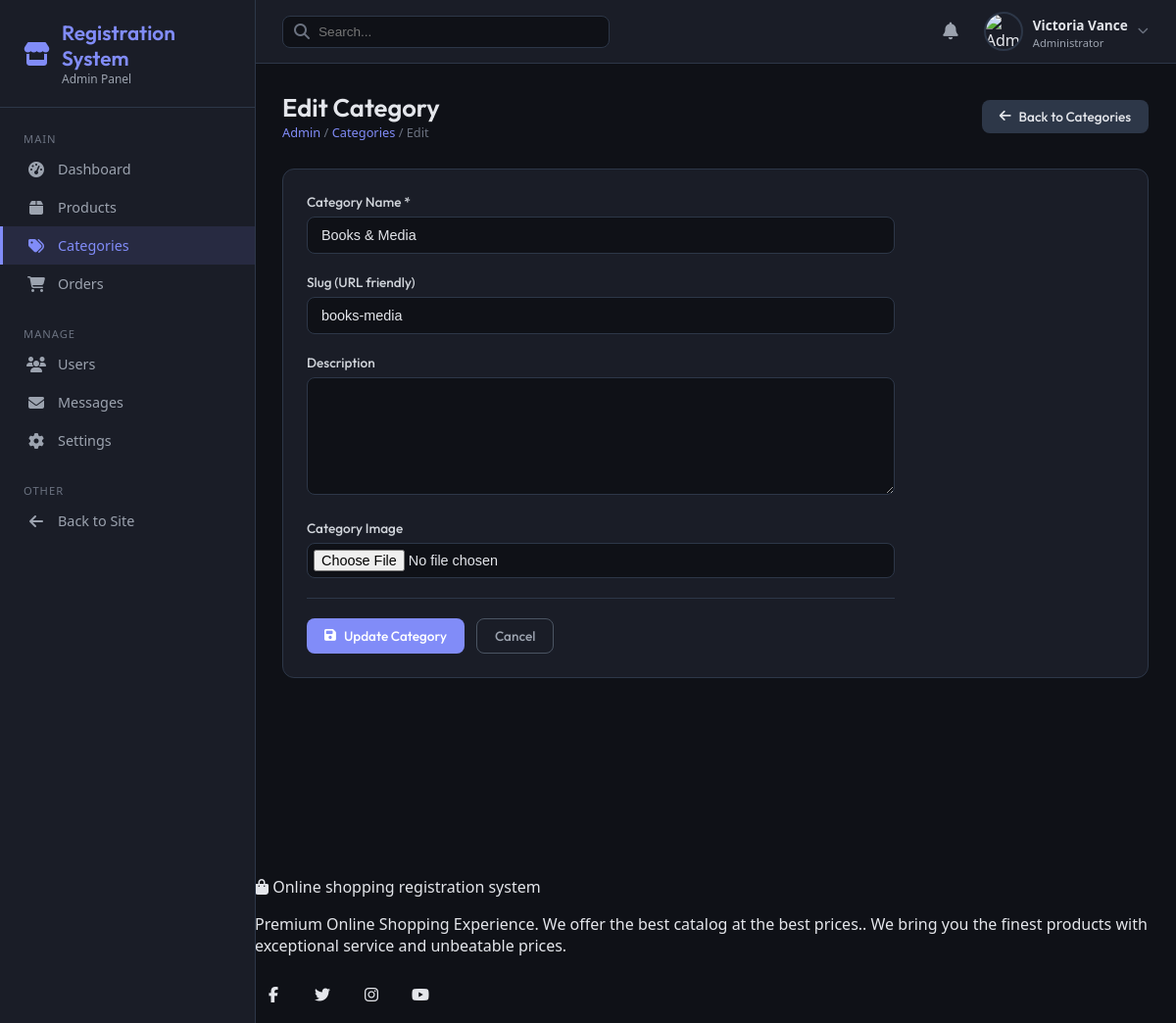
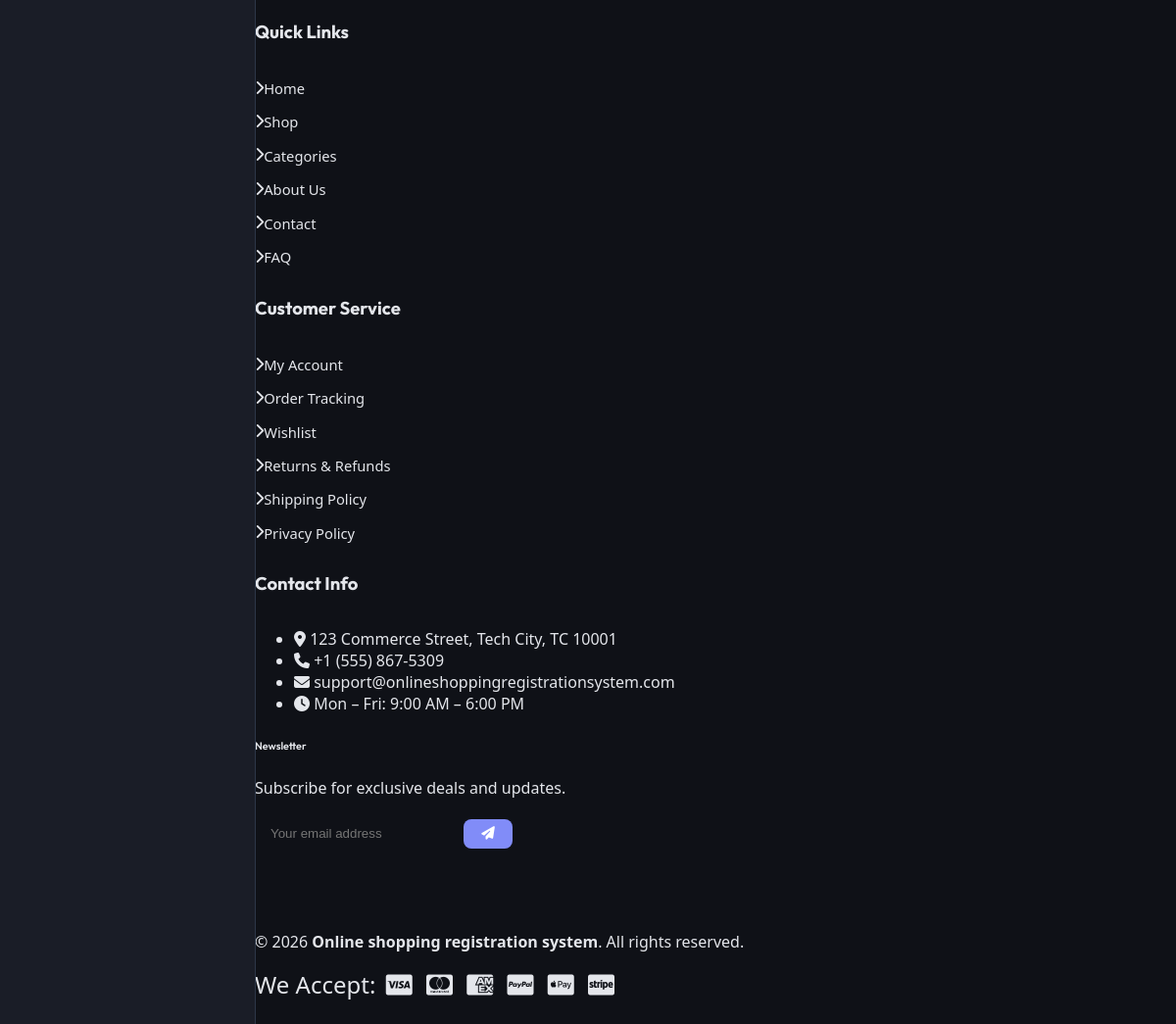
/admin/categories.php?action=edit&id=5 (signed in), run on the app's committed database (2 pictures, top to bottom).
### tables this page shows
CREATE TABLE IF NOT EXISTS `categories` (
  `id` INT AUTO_INCREMENT PRIMARY KEY,
  `name` VARCHAR(100) NOT NULL,
  `slug` VARCHAR(100) UNIQUE NOT NULL,
  `icon` VARCHAR(50) DEFAULT 'fas fa-tag'
);

CREATE TABLE IF NOT EXISTS `settings` (
  `id` INT AUTO_INCREMENT PRIMARY KEY,
  `setting_key` VARCHAR(50) UNIQUE NOT NULL,
  `setting_value` TEXT NULL
);

### includes/functions.php (called while the page is built, shortened)
<?php
function get_setting($conn, $key) {
    $stmt = mysqli_prepare($conn, "SELECT setting_value FROM settings WHERE setting_key = ?");
    mysqli_stmt_bind_param($stmt, "s", $key);
    mysqli_stmt_execute($stmt);
    $result = mysqli_stmt_get_result($stmt);
    $row = mysqli_fetch_assoc($result);
    return $row ? $row['setting_value'] : null;
}

### admin/categories.php (the view, shortened to what this page needs)
<?php
require_once __DIR__ . '/admin_header.php';
$action = $_GET['action'] ?? 'list';
$category_id = isset($_GET['id']) ? (int)$_GET['id'] : 0;
?>
<div class="page-header">
    <div>
        <h1><?php echo $action === 'add' ? 'Add Category' : ($action === 'edit' ? 'Edit Category' : 'Categories'); ?></h1>
        <div class="breadcrumb">
            <a href="index.php">Admin</a> /
            <?php if (in_array($action, ['add', 'edit'])): ?>
                <a href="categories.php">Categories</a> / <?php echo ucfirst($action); ?>
            <?php else: ?>
                Categories
            <?php endif; ?>
        </div>
    </div>
    <?php if ($action === 'list'): ?>
    <div class="header-actions">
        <a href="?action=add" class="btn btn-primary">
            <i class="fas fa-plus"></i> Add Category
        </a>
    </div>
    <?php else: ?>
    <div class="header-actions">
        <a href="categories.php" class="btn" style="background: #2d3748; color: #e4e6eb;">
            <i class="fas fa-arrow-left"></i> Back to Categories
        </a>
    </div>
    <?php endif; ?>
</div>
<?php if (in_array($action, ['add', 'edit'])): ?>
    <?php
    $category = ['name' => '', 'slug' => '', 'description' => '', 'image' => ''];
    if ($action === 'edit' && $category_id > 0) {
        try {
            $stmt = $pdo->prepare("SELECT * FROM categories WHERE id = ?");
            $stmt->execute([$category_id]);
            $fetched = $stmt->fetch(PDO::FETCH_ASSOC);
            if ($fetched) $category = $fetched;
        } catch (PDOException $e) {}
    }
    ?>
    <div class="admin-card">
        <form method="POST" action="?action=<?php echo $action; ?><?php echo $category_id ? "&id={$category_id}" : ""; ?>" enctype="multipart/form-data" class="admin-form" style="max-width: 600px;">
            <div class="form-group">
                <label for="name">Category Name *</label>
                <input type="text" id="name" name="name" value="<?php echo htmlspecialchars($category['name']); ?>" required>
            </div>
            <div class="form-group">
                <label for="slug">Slug (URL friendly)</label>
                <input type="text" id="slug" name="slug" value="<?php echo htmlspecialchars($category['slug']); ?>" placeholder="Leave blank to auto-generate">
            </div>
            <div class="form-group">
                <label for="description">Description</label>
                <textarea id="description" name="description" rows="4"><?php echo htmlspecialchars($category['description']); ?></textarea>
            </div>
            <div class="form-group">
                <label>Category Image</label>
                <input type="file" name="image" accept="image/*" style="padding: 6px;">
            </div>
            <div class="form-actions border-top pt-4" style="border-top: 1px solid #2d3748; margin-top: 20px; padding-top: 20px;">
                <button type="submit" class="btn btn-primary">
                    <i class="fas fa-save"></i> <?php echo $action === 'add' ? 'Save Category' : 'Update Category'; ?>
                </button>
                <a href="categories.php" class="btn" style="background: transparent; color: #9ca3af; border: 1px solid #4b5563;">Cancel</a>
            </div>
        </form>
    </div>
<?php endif; ?>
<?php require_once __DIR__ . '/../includes/footer.php'; ?>

### includes/footer.php (shortened to what this page needs)
<?php
$footer_site_name   = get_setting($conn, 'site_name') ?? 'Online shopping registration system';
$footer_description = get_setting($conn, 'site_description') ?? 'Premium Online Shopping Experience';
$footer_email       = get_setting($conn, 'contact_email') ?? 'support@onlineshoppingregistrationsystem.com';
$footer_phone       = get_setting($conn, 'contact_phone') ?? '+1 (555) 123-4567';
?>
</main>
<footer class="site-footer">
    <div class="footer-main">
        <div class="container">
            <div class="row g-4">
                <div class="col-lg-3 col-md-6">
                    <div class="footer-widget">
                        <a href="index.php" class="footer-logo d-flex align-items-center mb-3">
                            <i class="fas fa-shopping-bag me-2"></i>
                            <span><?php echo htmlspecialchars($footer_site_name); ?></span>
                        </a>
                        <p class="footer-about-text">
                            <?php echo htmlspecialchars($footer_description); ?>.
                            We bring you the finest products with exceptional service and unbeatable prices.
                        </p>
                        <div class="footer-social">
                            <a href="#" class="social-link" aria-label="Facebook" title="Facebook">
                                <i class="fab fa-facebook-f"></i>
                            </a>
                            <a href="#" class="social-link" aria-label="Twitter" title="Twitter">
                                <i class="fab fa-twitter"></i>
                            </a>
                            <a href="#" class="social-link" aria-label="Instagram" title="Instagram">
                                <i class="fab fa-instagram"></i>
                            </a>
                            <a href="#" class="social-link" aria-label="YouTube" title="YouTube">
                                <i class="fab fa-youtube"></i>
                            </a>
                        </div>
                    </div>
                </div>
                <div class="col-lg-3 col-md-6">
                    <div class="footer-widget">
                        <h5 class="footer-widget-title">Quick Links</h5>
                        <ul class="footer-links">
                            <li><a href="index.php"><i class="fas fa-chevron-right me-2"></i>Home</a></li>
                            <li><a href="shop.php"><i class="fas fa-chevron-right me-2"></i>Shop</a></li>
                            <li><a href="categories.php"><i class="fas fa-chevron-right me-2"></i>Categories</a></li>
                            <li><a href="about.php"><i class="fas fa-chevron-right me-2"></i>About Us</a></li>
                            <li><a href="contact.php"><i class="fas fa-chevron-right me-2"></i>Contact</a></li>
                            <li><a href="faq.php"><i class="fas fa-chevron-right me-2"></i>FAQ</a></li>
                        </ul>
                    </div>
                </div>
                <div class="col-lg-3 col-md-6">
                    <div class="footer-widget">
                        <h5 class="footer-widget-title">Customer Service</h5>
                        <ul class="footer-links">
                            <li><a href="profile.php"><i class="fas fa-chevron-right me-2"></i>My Account</a></li>
                            <li><a href="orders.php"><i class="fas fa-chevron-right me-2"></i>Order Tracking</a></li>
                            <li><a href="wishlist.php"><i class="fas fa-chevron-right me-2"></i>Wishlist</a></li>
                            <li><a href="returns.php"><i class="fas fa-chevron-right me-2"></i>Returns & Refunds</a></li>
                            <li><a href="shipping.php"><i class="fas fa-chevron-right me-2"></i>Shipping Policy</a></li>
                            <li><a href="privacy.php"><i class="fas fa-chevron-right me-2"></i>Privacy Policy</a></li>
                        </ul>
                    </div>
                </div>
                <div class="col-lg-3 col-md-6">
                    <div class="footer-widget">
                        <h5 class="footer-widget-title">Contact Info</h5>
                        <ul class="footer-contact-info">
                            <li>
                                <i class="fas fa-map-marker-alt"></i>
                                <span>123 Commerce Street, Tech City, TC 10001</span>
                            </li>
                            <li>
                                <i class="fas fa-phone"></i>
                                <span><?php echo htmlspecialchars($footer_phone); ?></span>
                            </li>
                            <li>
                                <i class="fas fa-envelope"></i>
                                <span><?php echo htmlspecialchars($footer_email); ?></span>
                            </li>
                            <li>
                                <i class="fas fa-clock"></i>
                                <span>Mon – Fri: 9:00 AM – 6:00 PM</span>
                            </li>
                        </ul>
                        <div class="footer-newsletter mt-4">
                            <h6 class="mb-2">Newsletter</h6>
                            <p class="small text-muted mb-2">Subscribe for exclusive deals and updates.</p>
                            <form class="newsletter-form" id="newsletterForm" action="newsletter_subscribe.php" method="POST">
                                <div class="input-group">
                                    <input type="email" class="form-control" name="email"
                                           placeholder="Your email address" required
                                           aria-label="Email for newsletter">
                                    <button class="btn btn-primary" type="submit" aria-label="Subscribe">
                                        <i class="fas fa-paper-plane"></i>
                                    </button>
                                </div>
                            </form>
                        </div>
                    </div>
                </div>
            </div>
        </div>
    </div>
    <div class="footer-bottom">
        <div class="container">
            <div class="row align-items-center">
                <div class="col-md-6 text-center text-md-start mb-2 mb-md-0">
                    <p class="mb-0">
                        &copy; <?php echo date('Y'); ?> <strong><?php echo htmlspecialchars($footer_site_name); ?></strong>.
                        All rights reserved.
                    </p>
                </div>
                <div class="col-md-6 text-center text-md-end">
                    <div class="payment-methods">
                        <span class="payment-label me-2">We Accept:</span>
                        <i class="fab fa-cc-visa" title="Visa"></i>
                        <i class="fab fa-cc-mastercard" title="Mastercard"></i>
                        <i class="fab fa-cc-amex" title="American Express"></i>
                        <i class="fab fa-cc-paypal" title="PayPal"></i>
                        <i class="fab fa-cc-apple-pay" title="Apple Pay"></i>
                        <i class="fab fa-cc-stripe" title="Stripe"></i>
                    </div>
                </div>
            </div>
        </div>
    </div>
</footer>
</body>
</html>

### css/style.css (style rules this page uses)
:root { --font-heading: 'Outfit', sans-serif; --font-body: 'Inter', sans-serif; --transition-fast: all 0.2s cubic-bezier(0.4, 0, 0.2, 1); --transition-normal: all 0.35s cubic-bezier(0.4, 0, 0.2, 1); --transition-slow: all 0.5s cubic-bezier(0.4, 0, 0.2, 1); }
body { background-color: var(--bg-primary); color: var(--text-primary); font-family: var(--font-body); transition: background-color 0.3s ease, color 0.3s ease; overflow-x: hidden; position: relative; }
h1, h2, h3, h4, h5, h6 { font-family: var(--font-heading); font-weight: 600; color: var(--text-primary); }
a { color: var(--color-primary); text-decoration: none; transition: var(--transition-fast); }
.btn { font-family: var(--font-heading); font-weight: 600; border-radius: 12px; padding: 10px 24px; transition: var(--transition-normal); }
.btn-primary { background: linear-gradient(135deg, var(--color-primary) 0%, var(--color-secondary) 100%); border: none; box-shadow: 0 4px 15px rgba(var(--color-primary-rgb), 0.3); color: white; }
.site-footer { background: var(--bg-secondary); border-top: 1px solid var(--border-color); margin-top: 80px; transition: var(--transition-normal); }
.footer-main { padding: 70px 0 40px; }
.footer-widget-title { font-family: var(--font-heading); font-weight: 700; font-size: 1.15rem; margin-bottom: 24px; position: relative; padding-bottom: 10px; }
.footer-widget-title::after { content: ''; position: absolute; bottom: 0; left: 0; width: 40px; height: 3px; background: var(--color-primary); border-radius: 2px; }
.footer-links { list-style: none; padding: 0; margin: 0; }
.footer-links li { margin-bottom: 12px; }
.footer-links a { color: var(--text-secondary); display: inline-flex; align-items: center; font-size: 0.92rem; }
.footer-social { display: flex; gap: 12px; margin-top: 20px; }
.social-link { width: 38px; height: 38px; border-radius: 50%; background: var(--bg-tertiary); color: var(--text-secondary); display: flex; align-items: center; justify-content: center; transition: var(--transition-fast); }
.footer-bottom { border-top: 1px solid var(--border-color); padding: 24px 0; background: var(--bg-tertiary); }
.payment-methods { font-size: 1.5rem; color: var(--text-secondary); }
.payment-methods i { margin: 0 4px; transition: var(--transition-fast); }

### css/dashboard.css (style rules this page uses)
.form-group { margin-bottom: 20px; position: relative; }
.form-group label { font-family: var(--font-heading); font-weight: 600; font-size: 0.88rem; margin-bottom: 8px; display: block; }
.form-control, .form-select { background-color: var(--bg-primary); border: 1px solid var(--border-color); color: var(--text-primary); border-radius: 12px; padding: 12px 16px; transition: var(--transition-normal); }

### admin/admin_header.php (style rules this page uses)
.admin-body { margin: 0; padding: 0; font-family: 'Segoe UI', Tahoma, Geneva, Verdana, sans-serif; background: #0f1117; color: #e4e6eb; }
.page-header { display: flex; align-items: center; justify-content: space-between; margin-bottom: 28px; flex-wrap: wrap; gap: 12px; }
.page-header h1 { font-size: 1.6rem; margin: 0; color: #e4e6eb; }
.page-header .breadcrumb { font-size: 0.8rem; color: #6b7280; }
.page-header .breadcrumb a { color: #818cf8; text-decoration: none; }
.admin-card { background: #1a1d27; border: 1px solid #2d3748; border-radius: 12px; padding: 24px; margin-bottom: 24px; }
.btn { display: inline-flex; align-items: center; gap: 8px; padding: 8px 18px; border-radius: 8px; border: none; cursor: pointer; font-size: 0.85rem; font-weight: 500; text-decoration: none; transition: all 0.2s; }
.btn-primary { background: #818cf8; color: #fff; }
.admin-form { max-width: 700px; }
.form-group { margin-bottom: 20px; }
.form-group label { display: block; margin-bottom: 6px; font-size: 0.85rem; color: #d1d5db; font-weight: 500; }
.form-group input, .form-group select, .form-group textarea { width: 100%; padding: 10px 14px; background: #0f1117; border: 1px solid #2d3748; border-radius: 8px; color: #e4e6eb; font-size: 0.9rem; transition: border-color 0.2s; box-sizing: border-box; }
.form-group textarea { min-height: 120px; resize: vertical; }
.form-actions { display: flex; gap: 12px; margin-top: 28px; }

### data on the page
categories: name "Books & Media", slug "books-media"
settings: setting_value "Online shopping registration system"
settings: setting_value "Premium Online Shopping Experience. We offer the best catalog at the best prices."
settings: setting_value "+1 (555) 867-5309"
settings: setting_value "support@onlineshoppingregistrationsystem.com"

### other printed values
$admin_name "Victoria Vance"
$action "Edit"
